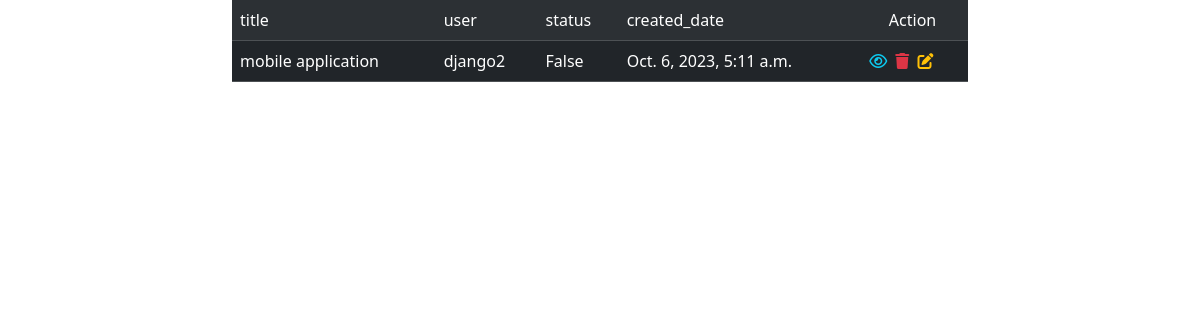
The page /v1/todos/list/ on the database as committed earlier.
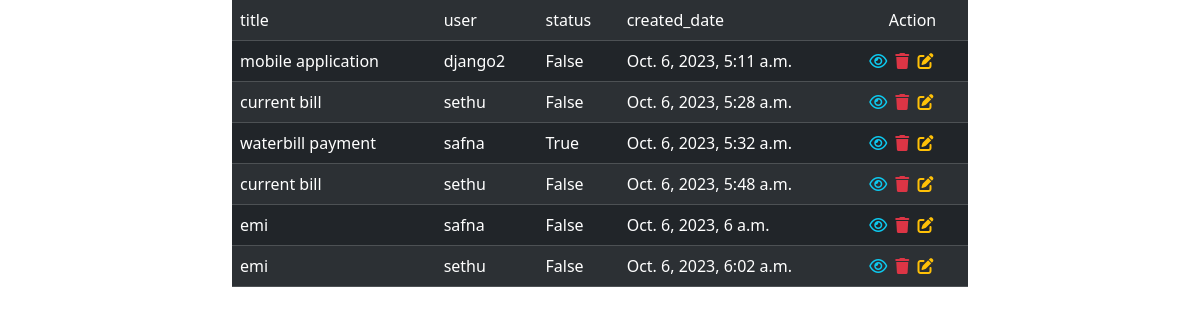
The same page on the database as committed later.
### reminder/models.py (models this page shows, shortened)
class Todos(models.Model):
    title=models.CharField(max_length=200)
    created_date=models.DateTimeField(auto_now_add=True)
    status=models.BooleanField(default=False)
    user=models.ForeignKey(User,on_delete=models.CASCADE)

### reminder/views.py (the view)
# urls.py: path("list/",TodoListView.as_view(),name="todo-list"),
class TodoListView(ListView):
    template_name="reminder/todo_list.html"
    context_object_name="todos"
    model=Todos

### reminder/templates/reminder/todo_list.html (shortened to what this page needs)
<!DOCTYPE html>
<html lang="en">
<head>
    <link href="https://cdn.jsdelivr.net/npm/bootstrap@5.3.2/dist/css/bootstrap.min.css" rel="stylesheet">
    <link rel="stylesheet" href="https://cdnjs.cloudflare.com/ajax/libs/font-awesome/6.4.2/css/all.min.css" />
</head>
<body>
    <div class="container">
        <div class="row">
            <div class="col-2"></div>
            <div class="col-8">
                <table class="table table-striped table-dark">
                    <tr>
                        <td>title</td>
                        <td>user</td>
                        <td>status</td>
                        <td>created_date</td>
                        <td class="text-center">Action</td>
                    </tr>
                    {%for todo in todos%}
                        <tr>
                                <td>{{todo.title}}</td>
                                <td>{{todo.user}}</td>
                                <td>{{todo.status}}</td>
                                <td>{{todo.created_date}}</td>
                               <td class="px-2">
                                <a href="{%url 'todo-detail' todo.id %}" class="ms-1"><i class="fa-regular fa-eye fa-shake text-info"></i></a>
                                <a href="{% url 'todo-delete' todo.id %}" class="ms-1"><i class="fa-solid fa-trash text-danger"></i></a>
                                <a href="{% url 'todo-change' todo.id %}" class="ms-1"><i class="fa-solid fa-pen-to-square text-warning"></i></a>
                            </td>
                        </tr>
                    {%endfor%}
                </table>
            </div>
            <div class="col-2"></div>
        </div>
    </div>
</body>
</html>

Rows that differ between the two databases and show on the page:
added Todos: title "current bill", user "sethu", status "False", created_date "Oct. 6, 2023, 5:28 a.m."
added Todos: title "waterbill payment", user "safna", status "True", created_date "Oct. 6, 2023, 5:32 a.m."
added Todos: title "current bill", user "sethu", status "False", created_date "Oct. 6, 2023, 5:48 a.m."
added Todos: title "emi", user "safna", status "False", created_date "Oct. 6, 2023, 6 a.m."
added Todos: title "emi", user "sethu", status "False", created_date "Oct. 6, 2023, 6:02 a.m."
